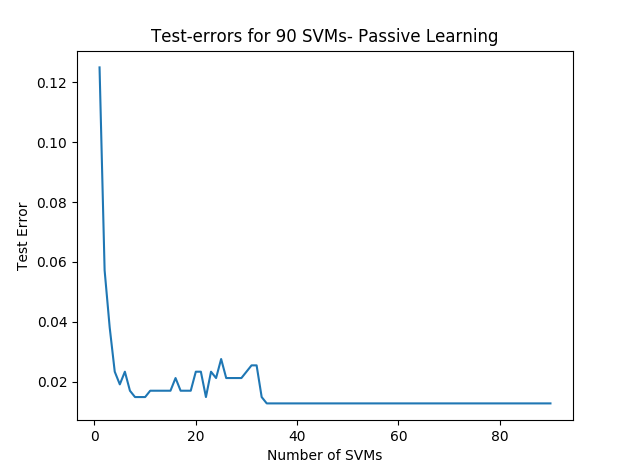

Generate this figure with Python:
import pandas as pd
from sklearn.utils import shuffle
import numpy as np
from sklearn.model_selection import train_test_split
from sklearn.model_selection import KFold
from sklearn.model_selection import GridSearchCV
import matplotlib.pyplot as plt
from sklearn.svm import LinearSVC,SVC
import seaborn as sns
from sklearn.metrics import accuracy_score

colNames=['variance','skewness','curtosis','entropy','class']
temp_dataframe = pd.read_csv("/media/ghost/Games And Images/INF552/hw4/data_banknote_authentication.csv",header=None, names=colNames)

temp_dataframe.to_csv('/media/ghost/Games And Images/INF552/hw4/data_banknote_authentication_with names.csv',index=False)
dataset=temp_dataframe.values

print(dataset.shape)
print("Shuffling...")

# shuffle the data
shuf_ds= shuffle(dataset, random_state=0)

print(shuf_ds.shape)

# abstract the test data

X_test=shuf_ds[:472,:4]
Y_test=shuf_ds[:472,4:]

# rest is train data
X_train_parent=shuf_ds[472:,:4]
Y_train_parent=shuf_ds[472:,4:]

counter=0

# hyperparameter setup
cv = KFold(10)
Cs=np.linspace(0.01,5,50)
tuned_parameters = [{'C': Cs}]
all_error_list=[]
all_errors=[]
x_axis_list=[]
# iterative training(online learning) for 90 SVMs

for i in range(1,91):
    X_train=X_train_parent[:10*i,:]
    Y_train=Y_train_parent[:10*i,:]
    print(X_train.shape)
    counter+=1
    # do the training and test error here calculation

    clf = GridSearchCV(LinearSVC(penalty='l1', dual=False), tuned_parameters, cv=cv, refit=True, n_jobs=2)

    clf.fit(X_train, Y_train.ravel())

    scores = clf.cv_results_['mean_test_score']
    scores_std = clf.cv_results_['std_test_score']

    #####optional plotting to visualize the best l1-penalty value
    #
    # plt.figure().set_size_inches(8, 6)
    # plt.semilogx(Cs, scores)
    # plt.show()

    print("Best L1-penalty parameter is ", clf.best_params_)
    print("Best Error-Rate with this parameter is", clf.best_score_)

    preds=clf.predict(X_test)
    # print(preds)
    test_score=accuracy_score(Y_test, preds)
    print("Test Score:",test_score)
    test_error=1-test_score
    all_error_list.append(test_error)
    all_errors=np.array(all_error_list)
    x_axis_list.append(i)

print(all_errors)


x_axis=np.array(x_axis_list)


print("\n")
print(counter)

plt.title('Test-errors for 90 SVMs- Passive Learning')
plt.xlabel('Number of SVMs')
plt.ylabel('Test Error')
plt.plot(x_axis,all_errors)
plt.show()
